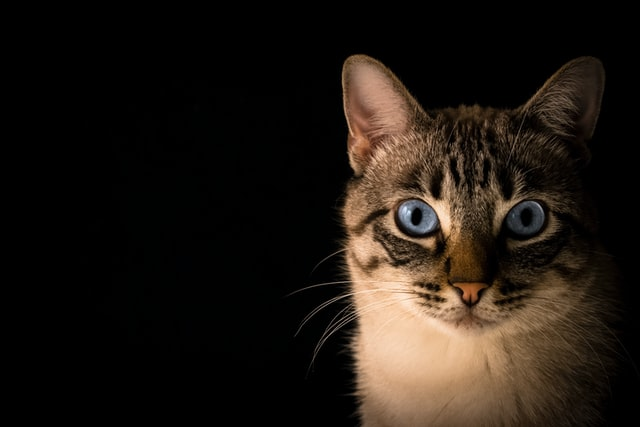
#> input picture Resources/Photos/cat.jpg, 640 x 427 px, given in place of me3.jpg, which was not available
$ python run_sections_me3.py
#> lines starting #> are read from the running program, lines starting #| are printed output that depends on the picture; after the words box and inside, x2 and y2 are one past the last pixel; in counts of white or black regions, pixels touching at a corner belong together
import os
from pathlib import Path
import cv2 as cv
import numpy as np

ROOT = Path(__file__).resolve().parent
IMAGE_PATH = ROOT / 'Resources' / 'Photos' / 'me3.jpg'
OUT_DIR = ROOT / 'Outputs' / 'Section1_Section2_me3'
OUT_DIR.mkdir(parents=True, exist_ok=True)

img = cv.imread(str(IMAGE_PATH))
#> img is the input picture: shape (427, 640, 3); mean B, G, R 18.9, 25.4, 32.6
if img is None:
    raise FileNotFoundError(f'Could not read image: {IMAGE_PATH}')


def save(name, image):
    path = OUT_DIR / name
    cv.imwrite(str(path), image)
    print(f'Saved: {path}')

# Section 1 - Basics
gray = cv.cvtColor(img, cv.COLOR_BGR2GRAY)
blur = cv.GaussianBlur(img, (7, 7), 0)
canny = cv.Canny(gray, 100, 200)
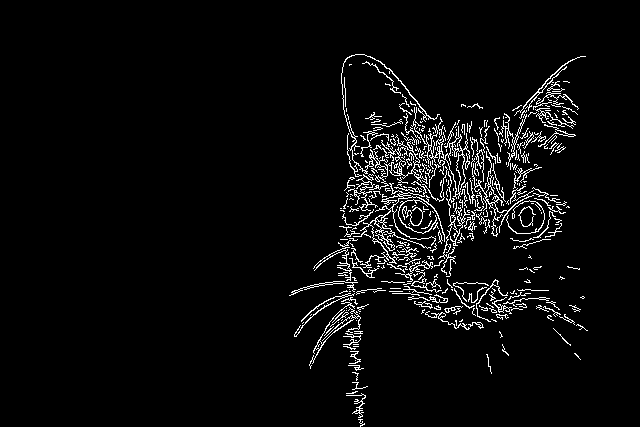
#> canny: shape (427, 640); 4.3% white in thin lines or dots, all inside (x1, y1, x2, y2) = (289, 54, 588, 427)
resized = cv.resize(img, None, fx=0.6, fy=0.6, interpolation=cv.INTER_AREA)
# simple crop
cropped = img[80:420, 120:520]
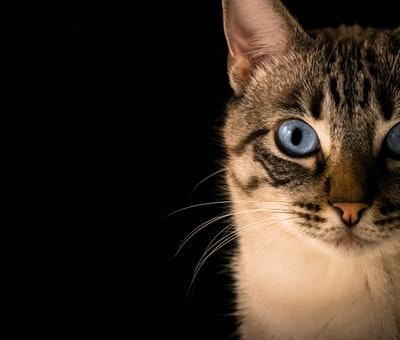
#> cropped: shape (340, 400, 3); mean B, G, R 32.1, 42.3, 54.2
# translation
rows, cols = img.shape[:2]
#> rows = 427; cols = 640
M = np.float32([[1, 0, 50], [0, 1, 30]])
translated = cv.warpAffine(img, M, (cols, rows))
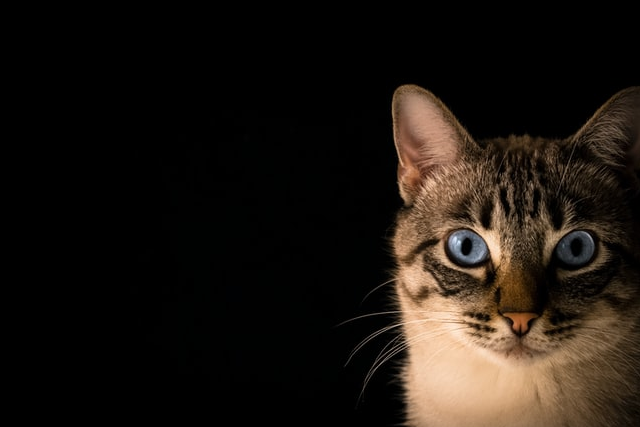
#> translated: shape (427, 640, 3); mean B, G, R 17.3, 23.1, 29.7
# rotation
M_rot = cv.getRotationMatrix2D((cols // 2, rows // 2), 25, 1.0)
rotated = cv.warpAffine(img, M_rot, (cols, rows))
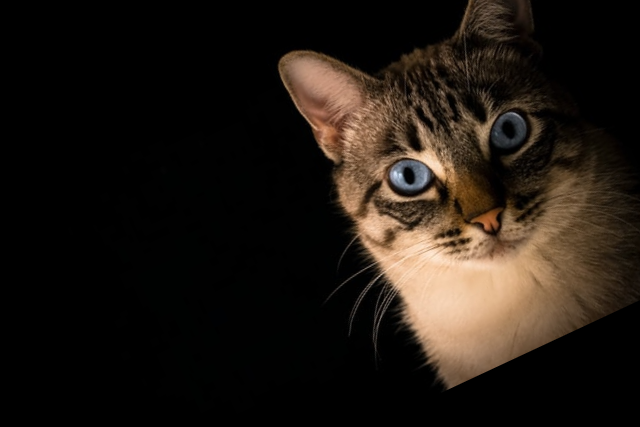
#> rotated: shape (427, 640, 3); mean B, G, R 18.7, 25.1, 32.2

save('section1_gray.jpg', gray)
save('section1_blur.jpg', blur)
save('section1_canny.jpg', canny)
save('section1_resized.jpg', resized)
save('section1_cropped.jpg', cropped)
save('section1_translated.jpg', translated)
save('section1_rotated.jpg', rotated)

# Section 2 - Advanced
hsv = cv.cvtColor(img, cv.COLOR_BGR2HSV)
#> hsv: shape (427, 640, 3); mean H, S, V 9.9, 58.5, 32.8
lab = cv.cvtColor(img, cv.COLOR_BGR2LAB)
#> lab: shape (427, 640, 3); mean of channels 0, 1, 2 27.9, 130, 132.7

b, g, r = cv.split(img)
merged = cv.merge([b, g, r])

lap = cv.Laplacian(gray, cv.CV_64F)
lap = np.uint8(np.absolute(lap))
sobelx = cv.Sobel(gray, cv.CV_64F, 1, 0, ksize=3)
sobelx = np.uint8(np.absolute(sobelx))
sobely = cv.Sobel(gray, cv.CV_64F, 0, 1, ksize=3)
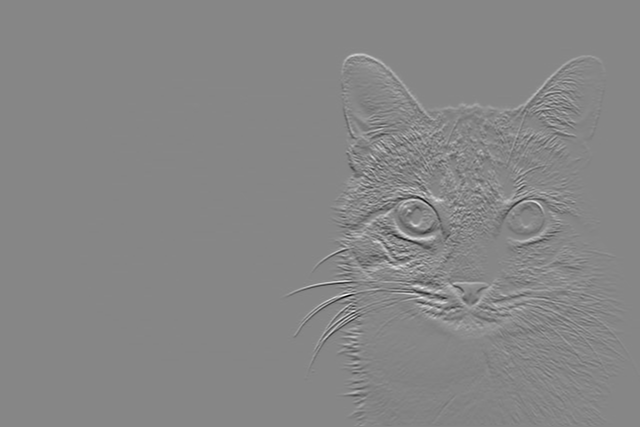
#> sobely: shape (427, 640) float64; min -676, max 603, mean 0.4; drawn with min black and max white
sobely = np.uint8(np.absolute(sobely))
combined_sobel = cv.bitwise_or(sobelx, sobely)

# Simple mask example
mask = np.zeros(img.shape[:2], dtype=np.uint8)
cv.rectangle(mask, (80, 80), (450, 350), 255, -1)
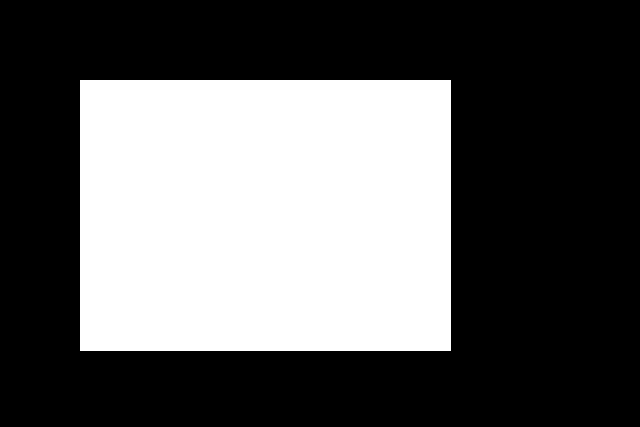
#> mask: shape (427, 640); 36.8% white; 1 white region, box (x1, y1, x2, y2) and area: (80, 80, 451, 351) 100541
masked = cv.bitwise_and(img, img, mask=mask)
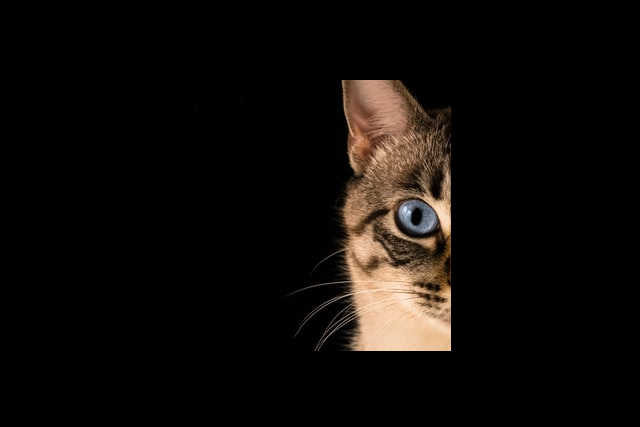
#> masked: shape (427, 640, 3); mean B, G, R 9.4, 12, 15.2

save('section2_hsv.jpg', hsv)
save('section2_lab.jpg', lab)
save('section2_channels_merged.jpg', merged)
save('section2_laplacian.jpg', lap)
save('section2_sobelx.jpg', sobelx)
save('section2_sobely.jpg', sobely)
save('section2_combined_sobel.jpg', combined_sobel)
save('section2_masked.jpg', masked)

print('Finished processing me3.jpg')
